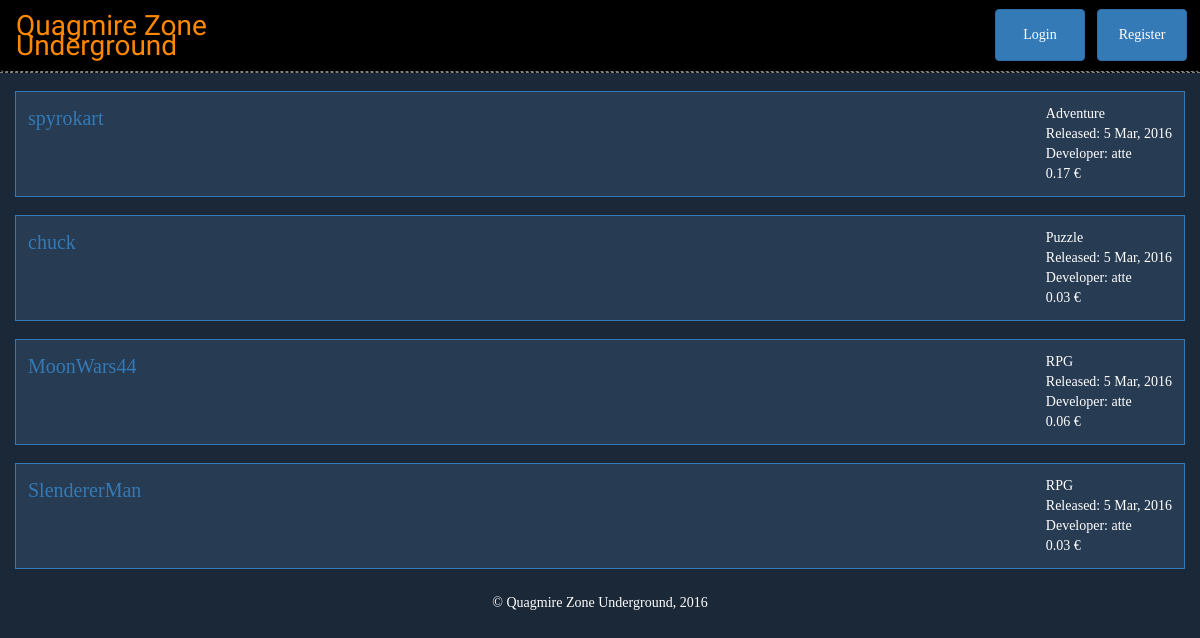
Page /gamelist on the earlier database version.
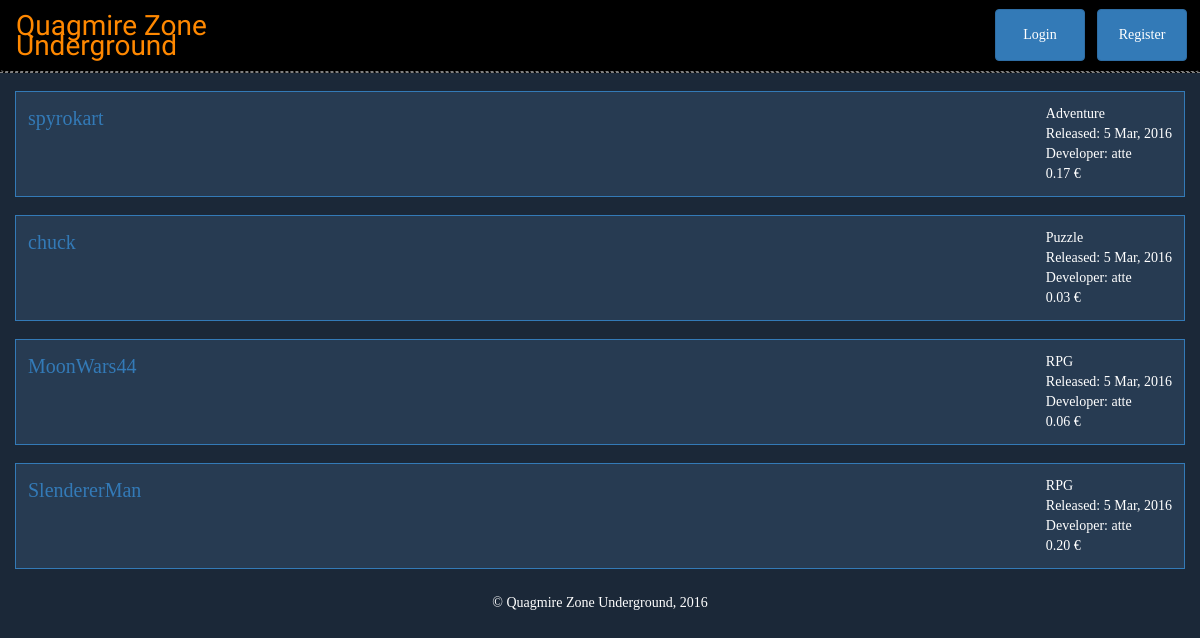
Same page on the later database version.
### gamestore/models.py (models this page shows)
class Game(models.Model):
    name = models.CharField(max_length=80)
    URL = models.CharField(max_length=150, unique=True, validators=[URLAllowedChars])
    gameSource = models.URLField(max_length=300, unique=True)
    isPublic = models.BooleanField(default=False)
    genre = models.CharField(max_length=30, default=GENRE_UNSPECIFIED, choices=GAME_GENRES)
    description = models.TextField(blank=True) # TODO: Think about how to implement line feeds.
    image = models.URLField(blank=True)
    image2 = models.URLField(blank=True)
    developer = models.ForeignKey(
        User,
        on_delete=models.SET_NULL,
        null=True)
    price = models.DecimalField(max_digits=7, decimal_places=2, default=0)
    createDate = models.DateTimeField(auto_now_add=True, null=True)
    updateDate = models.DateTimeField(auto_now=True, null=True) # TODO: Not sure if works.

### gamestore/views.py (the view)
# urls.py: url(r'^gamelist$', views.gameList),
def gameList(request):
	user = request.user
	games = Game.objects.filter(isPublic=True)
	genres = []
	for game in games:
		if game.genre not in genres:
			genres.append(game.genre)
	if len(genres) is 0:
		context = {'user': user, 'games': games, 'genres': genres}
	else:
		context = {'user': user, 'games': sorted(games, key=lambda x: x.name), 'genres': sorted(genres)}
	return render(request, 'game_list.html', context)

### gamestore/templates/game_list.html (shortened to what this page needs)
{% load staticfiles %}
<html>
    <head>
        <link rel="stylesheet" href="https://maxcdn.bootstrapcdn.com/bootstrap/3.3.6/css/bootstrap.min.css">
        <link rel="stylesheet" type="text/css" href="{% static 'quagmire.css' %}">
    </head>
    <body>
        <header>
            <nav class="navbar">
                <ul class="nav navbar-nav">
                    <li class="title"><a href="/">Quagmire Zone<br>Underground</a></li>
                </ul>
                <div class="navbar-collapse">
                    <ul class="nav navbar-nav navbar-right">
                        {% if user.is_authenticated %}
                            <li>
                                <a href="/user/{{ user.username }}" class="btn btn-primary navbar-btn">{{ user.username }}</a>
                            </li>
                            {% if user.userextension.isDeveloper %}
                                <li>
                                    <a href="/developer/{{ user.username }}" class="btn btn-success navbar-btn">Developer page</a>
                                </li>
                            {% endif %}
                            <li>
                                <a href="/logout" class="btn btn-link navbar-btn" role="button">Logout</a>
                            </li>
                        {% else %}
                            <li>
                                <a href="/login" class="btn btn-primary navbar-btn" role="button">Login</a>
                            </li>
                            <li>
                                <a href="/register" class="btn btn-primary navbar-btn" role="button">Register</a>
                            </li>
                        {% endif %}
                    </ul>
                </div>
            </nav>
        </header>
        <div class="container">
            <div class="row">
                {% if games|length == 0 %}
                    <div class="generic">
                        No games were found. Perhaps you should become a <a href="/developerinfo">developer</a>?
                    </div>
                {% else %}
                    {% for genre in genres %}
                        {% for game in games %}
                            {% if game.genre == genre %}
                                <div class="gameinfo">
                                    <div class="gameinfo-left">
                                        <a href="/game/{{ game.URL }}">{{ game.name }}</a><br><img class="resize" src="{{ game.image }}"><img class="resize image-secondary" src="{{ game.image2 }}">
                                    </div>
                                    <div class="gameinfo-right">
                                        {{ genre }}<br>Released: {{ game.createDate|date:'j M, Y' }}<br>Developer: {{ game.developer }}<br>{{ game.price }} €
                                    </div>
                                </div>
                            {% endif %}
                        {% endfor %}
                    {% endfor %}
                {% endif %}
            </div>
        </div>
        <footer class="footer">&copy; Quagmire Zone Underground, 2016</footer>
    </body>
</html>

Differences in the rows shown:
changed Game "SlendererMan": price "0.03" → "0.20"
